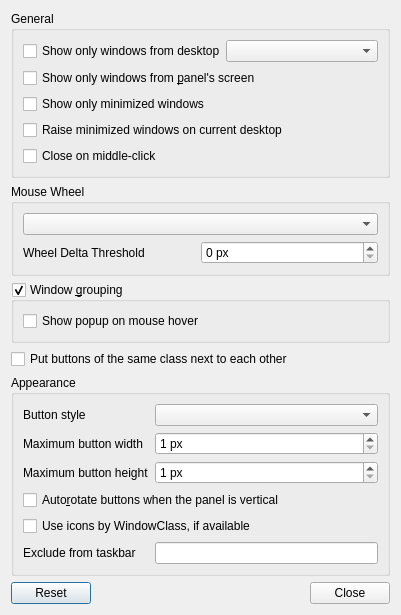
<?xml version="1.0" encoding="UTF-8"?>
<ui version="4.0">
 <class>OneG4TaskbarConfiguration</class>
 <widget class="QDialog" name="OneG4TaskbarConfiguration">
  <property name="geometry">
   <rect>
    <x>0</x>
    <y>0</y>
    <width>401</width>
    <height>528</height>
   </rect>
  </property>
  <property name="windowTitle">
   <string>Task Manager Settings</string>
  </property>
  <layout class="QVBoxLayout" name="verticalLayout">
   <item>
    <widget class="QGroupBox" name="WLContentGB">
     <property name="title">
      <string>General</string>
     </property>
     <layout class="QVBoxLayout" name="verticalLayout_2">
      <item>
       <layout class="QHBoxLayout" name="horizontalLayout">
        <property name="spacing">
         <number>0</number>
        </property>
        <property name="leftMargin">
         <number>0</number>
        </property>
        <property name="topMargin">
         <number>0</number>
        </property>
        <property name="rightMargin">
         <number>0</number>
        </property>
        <property name="bottomMargin">
         <number>0</number>
        </property>
        <item>
         <widget class="QCheckBox" name="limitByDesktopCB">
          <property name="text">
           <string>Show only windows from desktop</string>
          </property>
         </widget>
        </item>
        <item>
         <widget class="QComboBox" name="showDesktopNumCB"/>
        </item>
       </layout>
      </item>
      <item>
       <widget class="QCheckBox" name="limitByScreenCB">
        <property name="text">
         <string>Show only windows from &amp;panel's screen</string>
        </property>
       </widget>
      </item>
      <item>
       <widget class="QCheckBox" name="limitByMinimizedCB">
        <property name="text">
         <string>Show only minimized windows</string>
        </property>
       </widget>
      </item>
      <item>
       <widget class="QCheckBox" name="raiseOnCurrentDesktopCB">
        <property name="text">
         <string>Raise minimized windows on current desktop</string>
        </property>
       </widget>
      </item>
      <item>
       <widget class="QCheckBox" name="middleClickCB">
        <property name="text">
         <string>Close on middle-click</string>
        </property>
       </widget>
      </item>
     </layout>
    </widget>
   </item>
   <item>
    <widget class="QGroupBox" name="WLMousewheelGB">
     <property name="title">
      <string>Mouse Wheel</string>
     </property>
     <layout class="QVBoxLayout" name="verticalLayout_mousewheel">
      <item>
       <widget class="QComboBox" name="wheelEventsActionCB"/>
      </item>
      <item>
       <layout class="QHBoxLayout" name="horizontalLayout_2">
        <property name="spacing">
         <number>0</number>
        </property>
        <property name="leftMargin">
         <number>0</number>
        </property>
        <property name="topMargin">
         <number>0</number>
        </property>
        <property name="rightMargin">
         <number>0</number>
        </property>
        <property name="bottomMargin">
         <number>0</number>
        </property>
        <item>
         <widget class="QLabel" name="wheelDeltaThresholdLabel">
          <property name="text">
           <string>Wheel Delta Threshold</string>
          </property>
         </widget>
        </item>
        <item>
         <widget class="QSpinBox" name="wheelDeltaThresholdSB">
          <property name="sizePolicy">
           <sizepolicy hsizetype="Preferred" vsizetype="Fixed">
            <horstretch>0</horstretch>
            <verstretch>0</verstretch>
           </sizepolicy>
          </property>
          <property name="suffix">
           <string> px</string>
          </property>
          <property name="minimum">
           <number>0</number>
          </property>
          <property name="maximum">
           <number>300</number>
          </property>
         </widget>
        </item>
       </layout>
      </item>
     </layout>
    </widget>
   </item>
   <item>
    <widget class="QGroupBox" name="groupingGB">
     <property name="title">
      <string>Window &amp;grouping</string>
     </property>
     <property name="checkable">
      <bool>true</bool>
     </property>
     <layout class="QVBoxLayout" name="verticalLayout_3">
      <item>
       <widget class="QCheckBox" name="showGroupOnHoverCB">
        <property name="text">
         <string>Show popup on mouse hover</string>
        </property>
       </widget>
      </item>
     </layout>
    </widget>
   </item>
   <item>
    <widget class="QCheckBox" name="ungroupedNextToExistingCB">
     <property name="text">
      <string>Put buttons of the same class next to each other</string>
     </property>
    </widget>
   </item>
   <item>
    <widget class="QGroupBox" name="WLAppearanceGB">
     <property name="title">
      <string>Appearance</string>
     </property>
     <layout class="QFormLayout" name="formLayout">
      <property name="fieldGrowthPolicy">
       <enum>QFormLayout::AllNonFixedFieldsGrow</enum>
      </property>
      <item row="0" column="0">
       <widget class="QLabel" name="buttonStyleL">
        <property name="text">
         <string>Button style</string>
        </property>
       </widget>
      </item>
      <item row="0" column="1">
       <widget class="QComboBox" name="buttonStyleCB"/>
      </item>
      <item row="1" column="0">
       <widget class="QLabel" name="buttonWidthL">
        <property name="text">
         <string>Maximum button width</string>
        </property>
       </widget>
      </item>
      <item row="1" column="1">
       <widget class="QSpinBox" name="buttonWidthSB">
        <property name="sizePolicy">
         <sizepolicy hsizetype="Preferred" vsizetype="Fixed">
          <horstretch>0</horstretch>
          <verstretch>0</verstretch>
         </sizepolicy>
        </property>
        <property name="suffix">
         <string> px</string>
        </property>
        <property name="minimum">
         <number>1</number>
        </property>
        <property name="maximum">
         <number>2147483647</number>
        </property>
       </widget>
      </item>
      <item row="2" column="0">
       <widget class="QLabel" name="buttonHeightL">
        <property name="text">
         <string>Maximum button height</string>
        </property>
       </widget>
      </item>
      <item row="2" column="1">
       <widget class="QSpinBox" name="buttonHeightSB">
        <property name="sizePolicy">
         <sizepolicy hsizetype="Preferred" vsizetype="Fixed">
          <horstretch>0</horstretch>
          <verstretch>0</verstretch>
         </sizepolicy>
        </property>
        <property name="suffix">
         <string> px</string>
        </property>
        <property name="minimum">
         <number>1</number>
        </property>
        <property name="maximum">
         <number>500</number>
        </property>
       </widget>
      </item>
      <item row="3" column="0" colspan="2">
       <widget class="QCheckBox" name="autoRotateCB">
        <property name="text">
         <string>Auto&amp;rotate buttons when the panel is vertical</string>
        </property>
       </widget>
      </item>
      <item row="4" column="0" colspan="2">
       <widget class="QCheckBox" name="iconByClassCB">
        <property name="text">
         <string>Use icons by WindowClass, if available</string>
        </property>
       </widget>
      </item>
      <item row="5" column="0">
       <widget class="QLabel" name="excludeL">
        <property name="toolTip">
         <string>Comma separated list of window classes</string>
        </property>
        <property name="text">
         <string>Exclude from taskbar</string>
        </property>
       </widget>
      </item>
      <item row="5" column="1">
       <widget class="QLineEdit" name="excludeLE">
        <property name="toolTip">
         <string>Comma separated list of window classes</string>
        </property>
       </widget>
      </item>
     </layout>
    </widget>
   </item>
   <item>
    <spacer name="verticalSpacer">
     <property name="orientation">
      <enum>Qt::Vertical</enum>
     </property>
     <property name="sizeHint" stdset="0">
      <size>
       <width>20</width>
       <height>40</height>
      </size>
     </property>
    </spacer>
   </item>
   <item>
    <widget class="QDialogButtonBox" name="buttons">
     <property name="orientation">
      <enum>Qt::Horizontal</enum>
     </property>
     <property name="standardButtons">
      <set>QDialogButtonBox::Close|QDialogButtonBox::Reset</set>
     </property>
    </widget>
   </item>
  </layout>
 </widget>
 <resources/>
 <connections>
  <connection>
   <sender>buttons</sender>
   <signal>accepted()</signal>
   <receiver>OneG4TaskbarConfiguration</receiver>
   <slot>accept()</slot>
   <hints>
    <hint type="sourcelabel">
     <x>262</x>
     <y>496</y>
    </hint>
    <hint type="destinationlabel">
     <x>157</x>
     <y>274</y>
    </hint>
   </hints>
  </connection>
  <connection>
   <sender>buttons</sender>
   <signal>rejected()</signal>
   <receiver>OneG4TaskbarConfiguration</receiver>
   <slot>reject()</slot>
   <hints>
    <hint type="sourcelabel">
     <x>330</x>
     <y>496</y>
    </hint>
    <hint type="destinationlabel">
     <x>286</x>
     <y>274</y>
    </hint>
   </hints>
  </connection>
 </connections>
</ui>
